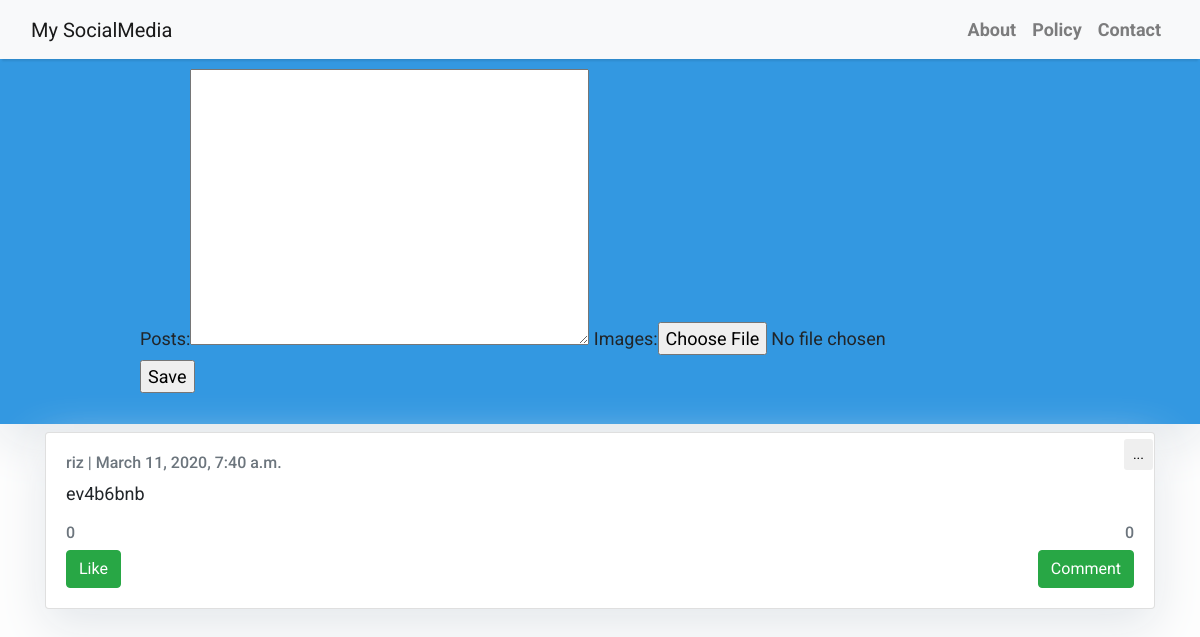
/posts/, run on the app's committed database.
### userLogin/models.py (models this page shows)
class Post(models.Model):
    author = models.ForeignKey(dlogin, on_delete= models.CASCADE,related_name='post_author')
    updated_on = models.DateTimeField(auto_now= True)
    posts = models.TextField(null=True)
    created_on = models.DateTimeField(auto_now_add=True)
    status = models.IntegerField(choices=STATUS, default=0)
    post_like = models.IntegerField(default=0)
    post_comments = models.IntegerField(default=0)
    images = models.ImageField(upload_to='images/',null=True,blank=True)
    class Meta:
        ordering = ['-created_on']

class dlogin(models.Model):
    gender = (
        ('male','m'),
        ('female','f')
    )
    username = models.CharField(max_length=50,unique=True)
    password = models.CharField(max_length=50)
    email = models.EmailField(max_length=50,unique=True)
    first_name = models.CharField(max_length=50)
    last_name = models.CharField(max_length=50)
    dob = models.DateField()
    gender = models.CharField(max_length=10,
    choices=gender)
    date_subscribed = models.DateTimeField(default=datetime.now())
    messages_received = models.IntegerField(default=0)

### userLogin/views.py (the view, shortened to what this page needs)
# urls.py: path('posts/',views.PostCreate.as_view(),name='Posts'),
class PostCreate(CreateView):
    model = Post
    fields = ['posts','images']
    template_name = 'index.html'
    def get_context_data(self, **kwargs):
            kwargs['object_list'] = self.model.objects.all()
            return super().get_context_data(**kwargs)

### userLogin/templates/index.html (shortened to what this page needs)
{% extends "postbase.html" %}
{% block content %}
<header class="masthead">
    <div class="container">
        <div class="row">
            <div class=" col-md-8 col-md-10 mx-auto">
                <div class="site-heading">
                    <form method="post" enctype="multipart/form-data" >{% csrf_token %}
                        {{ form }}
                        <input type="submit" value="Save">
                    </form>
                </div>
            </div>
        </div>
    </div>
</header>
<div class="container">
    <div class="row">
        <div class="col-md-12 mt-2 left" style="position: relative;">
            {% for post in object_list %}
            <div class="btn align-right" style="right:4px;
            position: absolute;
            z-index: 20;">
                <button class="btn btn-sm" type="button" id="triggerId" data-toggle="dropdown" aria-haspopup="true"
                    aria-expanded="false">
                    ...
                </button>
            </div>
            <div class="card mb-4">
                <div class="card-body">
                    <p class="card-text text-muted h6">{{ post.author.username }} | {{ post.created_on}} </p>
                    <p class="card-text">{{post.posts|slice:":300" }}</p>
                    <div style="clear: both;" >
                    <p class="card-text text-muted h6 alignleft"> {{ post.post_like }} </p>
                    <p class="card-text text-muted h6 alignright"> {{ post.post_comments}} </p>
                </div>
                <div style="clear: both;" >
                    <a href="/likes/{{post.id}}"><button class="btn btn-success alignleft" >Like</button></a>
                    <a href="/comments/{{post.id}}"><button class="btn btn-success alignright" >Comment</button></a>
                </div>
                </div>
            </div>
            {% endfor %}
        </div>
    </div>
</div>
{%endblock%}

### userLogin/templates/postbase.html (style rules this page uses)
body { font-family: "Roboto", sans-serif; font-size: 17px; background-color: #fdfdfd; }
.masthead { background: #3398E1; height: auto; padding-bottom: 15px; box-shadow: 0 16px 48px #E3E7EB; padding-top: 10px; }

### userLogin/templates/index.html (style rules this page uses)
body { font-family: "Roboto", sans-serif; font-size: 18px; background-color: #fdfdfd; }
.card { box-shadow: 0 16px 48px #E3E7EB; }
.alignleft { float: left; }
.alignright { float: right; }

### data on the page
Post: author.username "riz", created_on "March 11, 2020, 7:40 a.m.", posts "ev4b6bnb", post_like "0", post_comments "0"
